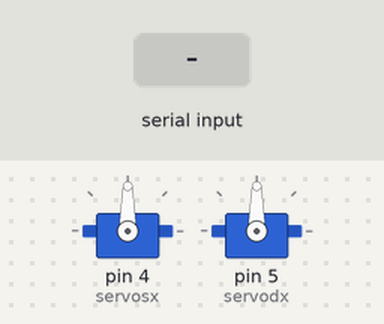
The sketch below on a simulated Arduino Uno, built with avr-gcc and run on an emulated ATmega328P. On the bench: 2 × servo. Inputs (shaded band) come from the test bench. What the sketch prints to the serial monitor is not drawn.

Above: at 1.2 s.
1.3 s: "A" received over the second serial link
At 2.0 s:
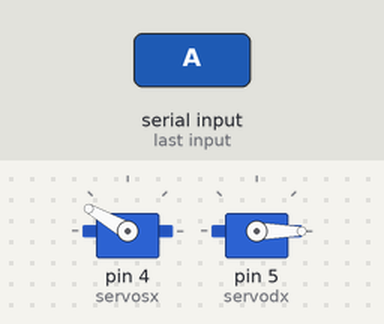
4.3 s: "D" received over the second serial link
At 4.8 s:
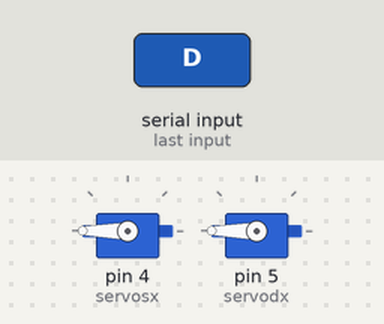
6.5 s: "S" received over the second serial link
At 7.0 s:
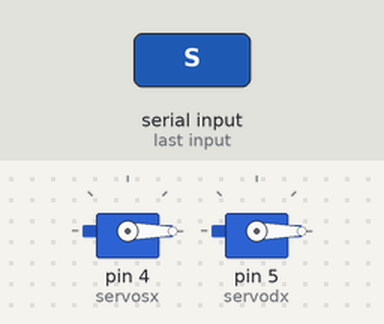
Timing chart, 0 to 9.5 s (numbered marks = the images above; inputs shaded):
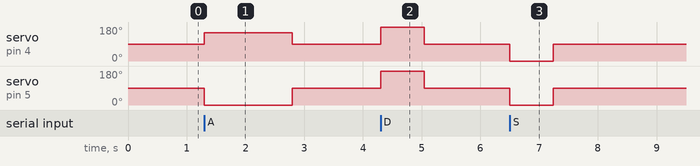

Measured:
- after the input at 1.3 s, servo on pin 4 (servosx): 90° → 150° at once, → 90° 1.5 s later; servo on pin 5 (servodx): 90° → 0° at once, → 90° 1.5 s later
- after the input at 4.3 s, servo on pin 4 (servosx), servo on pin 5 (servodx): 90° → 180° at once, → 90° 0.74 s later
- after the input at 6.5 s, servo on pin 4 (servosx), servo on pin 5 (servodx): 90° → 0° at once, → 90° 0.74 s later

The sketch:

PaleoCube_arduino.ino
```cpp
#include <SoftwareSerial.h>//Belometti, Novetti
#include <Stepper.h>
#include<Servo.h>


char comando='n'; //comando da eseguire

SoftwareSerial BT(2, 3); // RX verde, TX giallo, da scaambiare durante il collegamento
Servo servodx;
Servo servosx;
void setup() {

  servosx.attach(4);
  servodx.attach(5);
  Serial.begin(9600);
  while (!Serial) {
    ; // wait for serial port to connect. Needed for native USB port only
  }


  Serial.println("Goodnight moon!");

  // set the data rate for the SoftwareSerial port
  BT.begin(9600);
  BT.println("Hello, world?");
}

void loop() { // run over and over
  if (BT.available()) {
    comando = BT.read();
    if(comando == 'A'){
      Serial.write(comando);
      servosx.write(150);// a tutta velocità in avanti
      servodx.write(0);//negativo perchè speculari
      delay(1500);
      servodx.write(90);//ferma i motori
      servosx.write(90);
      delay(100);
    }
    else if(comando == 'D'){
      Serial.write(comando);
      servosx.write(180);//ruota su se stesso
      servodx.write(180);
       delay(740);
       servodx.write(90);//ferma i motori
       servosx.write(90);
       delay(200);
    }
    else if(comando == 'S'){
      Serial.write(comando);
      servodx.write(0);
      servosx.write(0);
      delay(740);
      servodx.write(90);//ferma i motori
      servosx.write(90);
     delay(200);
    }
  }
}
```
